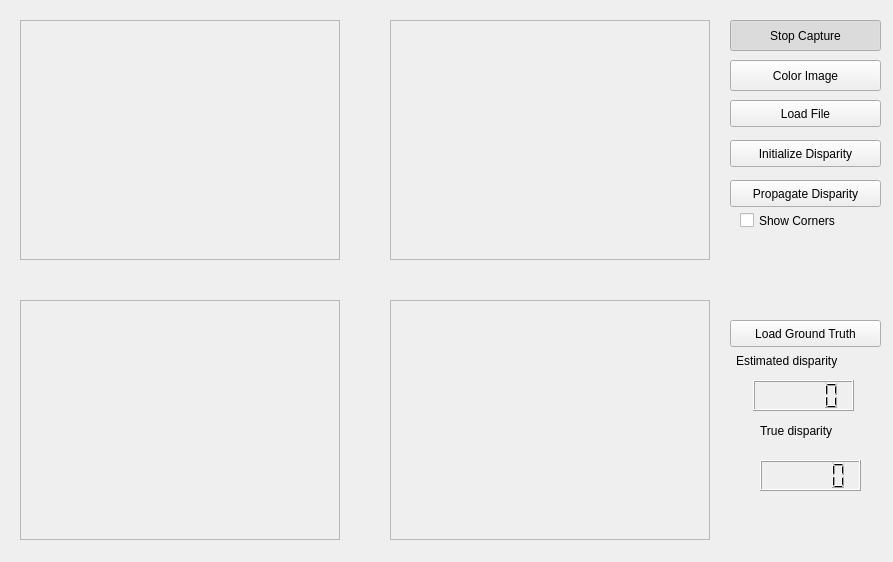
<?xml version="1.0" encoding="UTF-8"?>
<ui version="4.0">
 <class>MainWindow</class>
 <widget class="QWidget" name="MainWindow">
  <property name="geometry">
   <rect>
    <x>0</x>
    <y>0</y>
    <width>893</width>
    <height>562</height>
   </rect>
  </property>
  <property name="windowTitle">
   <string>Proyecto de Visión Artificial</string>
  </property>
  <widget class="QFrame" name="imageFrameS">
   <property name="geometry">
    <rect>
     <x>20</x>
     <y>20</y>
     <width>320</width>
     <height>240</height>
    </rect>
   </property>
   <property name="frameShape">
    <enum>QFrame::StyledPanel</enum>
   </property>
   <property name="frameShadow">
    <enum>QFrame::Raised</enum>
   </property>
  </widget>
  <widget class="QFrame" name="imageFrameD">
   <property name="geometry">
    <rect>
     <x>390</x>
     <y>20</y>
     <width>320</width>
     <height>240</height>
    </rect>
   </property>
   <property name="frameShape">
    <enum>QFrame::StyledPanel</enum>
   </property>
   <property name="frameShadow">
    <enum>QFrame::Raised</enum>
   </property>
  </widget>
  <widget class="QPushButton" name="captureButton">
   <property name="geometry">
    <rect>
     <x>730</x>
     <y>20</y>
     <width>151</width>
     <height>31</height>
    </rect>
   </property>
   <property name="text">
    <string>Stop Capture</string>
   </property>
   <property name="checkable">
    <bool>true</bool>
   </property>
   <property name="checked">
    <bool>true</bool>
   </property>
  </widget>
  <widget class="QPushButton" name="colorButton">
   <property name="geometry">
    <rect>
     <x>730</x>
     <y>60</y>
     <width>151</width>
     <height>31</height>
    </rect>
   </property>
   <property name="text">
    <string>Color Image</string>
   </property>
   <property name="checkable">
    <bool>true</bool>
   </property>
   <property name="checked">
    <bool>false</bool>
   </property>
  </widget>
  <widget class="QPushButton" name="LoadButton">
   <property name="geometry">
    <rect>
     <x>730</x>
     <y>100</y>
     <width>151</width>
     <height>27</height>
    </rect>
   </property>
   <property name="text">
    <string>Load File</string>
   </property>
  </widget>
  <widget class="QCheckBox" name="Check_Corners">
   <property name="geometry">
    <rect>
     <x>740</x>
     <y>210</y>
     <width>131</width>
     <height>21</height>
    </rect>
   </property>
   <property name="text">
    <string>Show Corners</string>
   </property>
  </widget>
  <widget class="QFrame" name="imageFrameS_2">
   <property name="geometry">
    <rect>
     <x>20</x>
     <y>300</y>
     <width>320</width>
     <height>240</height>
    </rect>
   </property>
   <property name="frameShape">
    <enum>QFrame::StyledPanel</enum>
   </property>
   <property name="frameShadow">
    <enum>QFrame::Raised</enum>
   </property>
  </widget>
  <widget class="QFrame" name="imageFrameD_2">
   <property name="geometry">
    <rect>
     <x>390</x>
     <y>300</y>
     <width>320</width>
     <height>240</height>
    </rect>
   </property>
   <property name="frameShape">
    <enum>QFrame::StyledPanel</enum>
   </property>
   <property name="frameShadow">
    <enum>QFrame::Raised</enum>
   </property>
  </widget>
  <widget class="QPushButton" name="InitButton">
   <property name="geometry">
    <rect>
     <x>730</x>
     <y>140</y>
     <width>151</width>
     <height>27</height>
    </rect>
   </property>
   <property name="text">
    <string>Initialize Disparity</string>
   </property>
  </widget>
  <widget class="QPushButton" name="PropaButton">
   <property name="geometry">
    <rect>
     <x>730</x>
     <y>180</y>
     <width>151</width>
     <height>27</height>
    </rect>
   </property>
   <property name="text">
    <string>Propagate Disparity</string>
   </property>
  </widget>
  <widget class="QPushButton" name="GroundButton">
   <property name="geometry">
    <rect>
     <x>730</x>
     <y>320</y>
     <width>151</width>
     <height>27</height>
    </rect>
   </property>
   <property name="text">
    <string>Load Ground Truth</string>
   </property>
  </widget>
  <widget class="QLabel" name="label">
   <property name="geometry">
    <rect>
     <x>736</x>
     <y>350</y>
     <width>141</width>
     <height>21</height>
    </rect>
   </property>
   <property name="text">
    <string>Estimated disparity</string>
   </property>
  </widget>
  <widget class="QLabel" name="label_2">
   <property name="geometry">
    <rect>
     <x>760</x>
     <y>421</y>
     <width>101</width>
     <height>20</height>
    </rect>
   </property>
   <property name="text">
    <string>True disparity</string>
   </property>
  </widget>
  <widget class="QLCDNumber" name="EstimatedLCD">
   <property name="geometry">
    <rect>
     <x>753</x>
     <y>380</y>
     <width>101</width>
     <height>31</height>
    </rect>
   </property>
  </widget>
  <widget class="QLCDNumber" name="TrueLCD">
   <property name="geometry">
    <rect>
     <x>760</x>
     <y>460</y>
     <width>101</width>
     <height>31</height>
    </rect>
   </property>
  </widget>
 </widget>
 <resources/>
 <connections/>
</ui>
